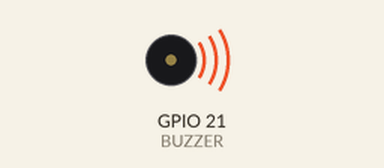
This program was run on a simulated Raspberry Pi (BCM pin numbers). Shown: buzzer (waves = sounding).

Above: at 0.5 s.
At 5.5 s:
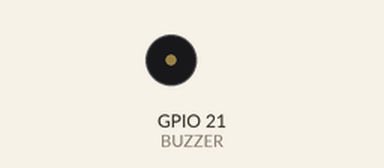
Timing chart, 0 to 7.8 s (numbered marks = the images above):
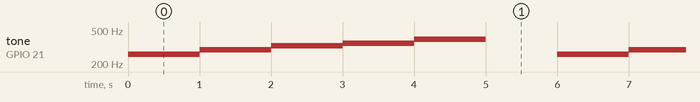

Measured:
- by itself, tone on GPIO 21 (BUZZER): repeats every 6.0 s: 293 Hz 1.0 s, 329 Hz 1.0 s, 349 Hz 1.0 s, 391 Hz 1.0 s, silent 1.0 s, 261 Hz 1.0 s

The program:

main7.py
```python
import RPi.GPIO as GPIO
import time

BUZZER = 21
GPIO.setwarnings(False)
GPIO.setmode(GPIO.BCM)
GPIO.setup(BUZZER, GPIO.OUT)

p = GPIO.PWM(BUZZER, 261.6)
p.start(50)

try:
    while True:
        p.start(50)
        p.ChangeFrequency(261.6)
        time.sleep(1.0)
        p.ChangeFrequency(293.6)
        time.sleep(1.0)
        p.ChangeFrequency(329.6)
        time.sleep(1.0)
        p.ChangeFrequency(349.2)
        time.sleep(1.0)
        p.ChangeFrequency(391.9)
        time.sleep(1.0)
        p.stop()
        time.sleep(1.0)

except KeyboardInterrupt:
    pass

p.stop()
GPIO.cleanup()
```
